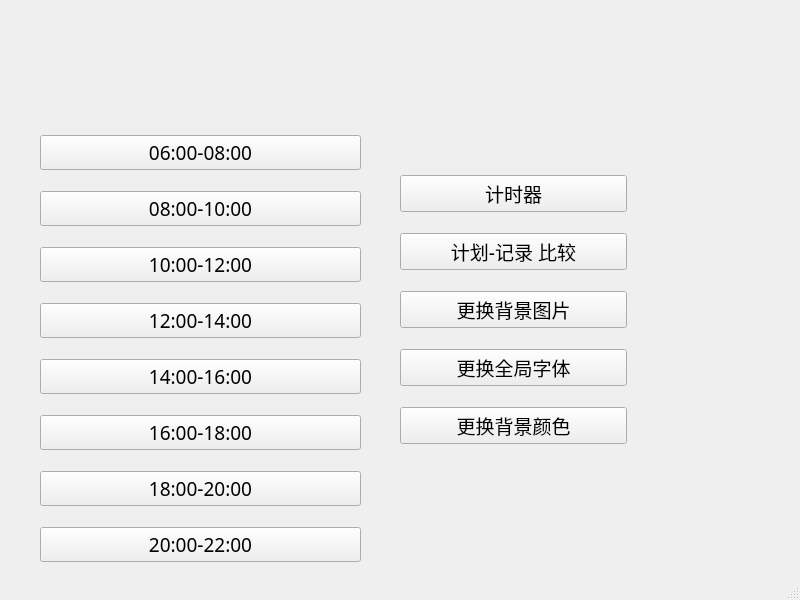
<?xml version="1.0" encoding="UTF-8"?>
<ui version="4.0">
 <class>MainWindow</class>
 <widget class="QMainWindow" name="MainWindow">
  <property name="geometry">
   <rect>
    <x>0</x>
    <y>0</y>
    <width>800</width>
    <height>600</height>
   </rect>
  </property>
  <property name="font">
   <font>
    <family>Cooper Black</family>
   </font>
  </property>
  <property name="windowTitle">
   <string>MainWindow</string>
  </property>
  <property name="styleSheet">
   <string notr="true">background-image: url(:/1.jpeg);</string>
  </property>
  <widget class="QWidget" name="centralwidget">
   <widget class="QLabel" name="showtime">
    <property name="geometry">
     <rect>
      <x>10</x>
      <y>20</y>
      <width>291</width>
      <height>41</height>
     </rect>
    </property>
    <property name="styleSheet">
     <string notr="true">font: 63 10pt &quot;Segoe UI Variable Small Semibol&quot;;
border-image: url(:/new/prefix1/labels/11.jpg);</string>
    </property>
    <property name="text">
     <string/>
    </property>
   </widget>
   <widget class="QWidget" name="verticalLayoutWidget">
    <property name="geometry">
     <rect>
      <x>40</x>
      <y>120</y>
      <width>321</width>
      <height>521</height>
     </rect>
    </property>
    <layout class="QVBoxLayout" name="verticalLayout">
     <item>
      <widget class="QPushButton" name="timeone">
       <property name="font">
        <font>
         <pointsize>14</pointsize>
        </font>
       </property>
       <property name="styleSheet">
        <string notr="true"/>
       </property>
       <property name="text">
        <string>06:00-08:00</string>
       </property>
      </widget>
     </item>
     <item>
      <widget class="QPushButton" name="timetwo">
       <property name="font">
        <font>
         <pointsize>14</pointsize>
        </font>
       </property>
       <property name="styleSheet">
        <string notr="true"/>
       </property>
       <property name="text">
        <string>08:00-10:00</string>
       </property>
      </widget>
     </item>
     <item>
      <widget class="QPushButton" name="timethree">
       <property name="font">
        <font>
         <pointsize>14</pointsize>
        </font>
       </property>
       <property name="text">
        <string>10:00-12:00</string>
       </property>
      </widget>
     </item>
     <item>
      <widget class="QPushButton" name="timefour">
       <property name="font">
        <font>
         <pointsize>14</pointsize>
        </font>
       </property>
       <property name="text">
        <string>12:00-14:00</string>
       </property>
      </widget>
     </item>
     <item>
      <widget class="QPushButton" name="timefive">
       <property name="font">
        <font>
         <pointsize>14</pointsize>
        </font>
       </property>
       <property name="text">
        <string>14:00-16:00</string>
       </property>
      </widget>
     </item>
     <item>
      <widget class="QPushButton" name="timesix">
       <property name="font">
        <font>
         <pointsize>14</pointsize>
        </font>
       </property>
       <property name="text">
        <string>16:00-18:00</string>
       </property>
      </widget>
     </item>
     <item>
      <widget class="QPushButton" name="timeseven">
       <property name="font">
        <font>
         <pointsize>14</pointsize>
        </font>
       </property>
       <property name="text">
        <string>18:00-20:00</string>
       </property>
      </widget>
     </item>
     <item>
      <widget class="QPushButton" name="timeeight">
       <property name="font">
        <font>
         <pointsize>14</pointsize>
        </font>
       </property>
       <property name="text">
        <string>20:00-22:00</string>
       </property>
      </widget>
     </item>
     <item>
      <widget class="QPushButton" name="timenine">
       <property name="font">
        <font>
         <pointsize>14</pointsize>
        </font>
       </property>
       <property name="text">
        <string>22:00-24:00</string>
       </property>
      </widget>
     </item>
    </layout>
   </widget>
   <widget class="QWidget" name="verticalLayoutWidget_2">
    <property name="geometry">
     <rect>
      <x>400</x>
      <y>160</y>
      <width>227</width>
      <height>301</height>
     </rect>
    </property>
    <layout class="QVBoxLayout" name="verticalLayout_2">
     <item>
      <widget class="QPushButton" name="timerecord">
       <property name="font">
        <font>
         <family>华文行楷</family>
         <pointsize>14</pointsize>
        </font>
       </property>
       <property name="text">
        <string>计时器</string>
       </property>
      </widget>
     </item>
     <item>
      <widget class="QPushButton" name="pushButton">
       <property name="font">
        <font>
         <family>华文行楷</family>
         <pointsize>14</pointsize>
         <weight>50</weight>
         <italic>false</italic>
         <bold>false</bold>
        </font>
       </property>
       <property name="text">
        <string>计划-记录 比较</string>
       </property>
      </widget>
     </item>
     <item>
      <widget class="QPushButton" name="changeBackgroundButton">
       <property name="font">
        <font>
         <family>华文行楷</family>
         <pointsize>14</pointsize>
        </font>
       </property>
       <property name="text">
        <string>更换背景图片</string>
       </property>
      </widget>
     </item>
     <item>
      <widget class="QPushButton" name="fontButton">
       <property name="font">
        <font>
         <family>华文行楷</family>
         <pointsize>14</pointsize>
        </font>
       </property>
       <property name="text">
        <string>更换全局字体</string>
       </property>
      </widget>
     </item>
     <item>
      <widget class="QPushButton" name="changeColorAction">
       <property name="font">
        <font>
         <family>华文行楷</family>
         <pointsize>14</pointsize>
        </font>
       </property>
       <property name="text">
        <string>更换背景颜色</string>
       </property>
      </widget>
     </item>
    </layout>
   </widget>
  </widget>
  <widget class="QStatusBar" name="statusbar"/>
 </widget>
 <resources/>
 <connections/>
</ui>
